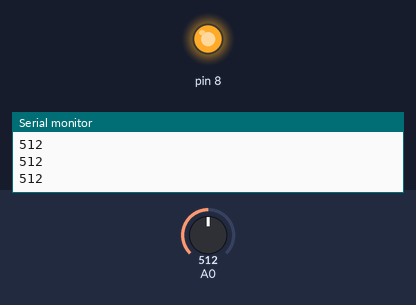
Simulated run of this sketch. Board: Arduino Uno, built with avr-gcc and run on an emulated ATmega328P. Parts: output pins drawn as LEDs (lit = HIGH), the last lines printed to the serial monitor. The inputs (shaded band) are chosen by the test bench; at power-on: A0 = 512.

Above: at 1.2 s.
1.3 s: A0 set to 360
2.8 s: A0 set to 336
At 3.1 s:
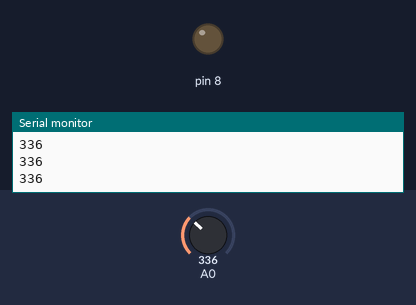
4.3 s: A0 set to 511
At 5.4 s:
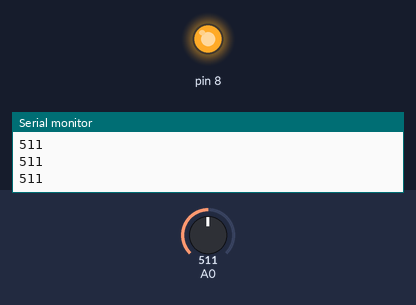
5.8 s: A0 set to 340
At 6.6 s:
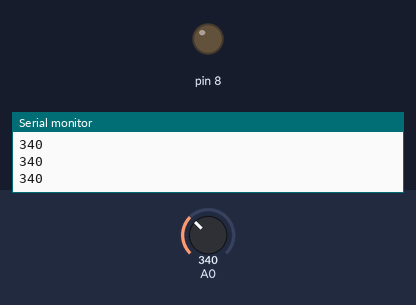
Timing chart, 0 to 8.3 s (numbered marks = the images above; inputs shaded):
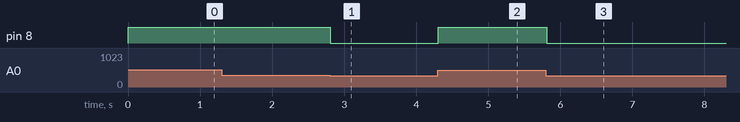

Measured:
- the behaviour switches between 351 and 350 on A0 (found by bisection; images 0 and 1)
- after the input at 2.8 s, pin 8: HIGH → LOW at once
- after the input at 4.3 s, pin 8: LOW → HIGH at once
- after the input at 5.8 s, pin 8: HIGH → LOW at once

The sketch:

A5-4.ino
```cpp
void setup() {
  // put your setup code here, to run once:
  pinMode(8,OUTPUT);
  Serial.begin(9600);
}

void loop() {
  // put your main code here, to run repeatedly:
  int readVal = analogRead(A0);
  Serial.println(readVal);
  if (readVal>350)
  digitalWrite(8,HIGH);
  else
digitalWrite(8,LOW);
}
```
